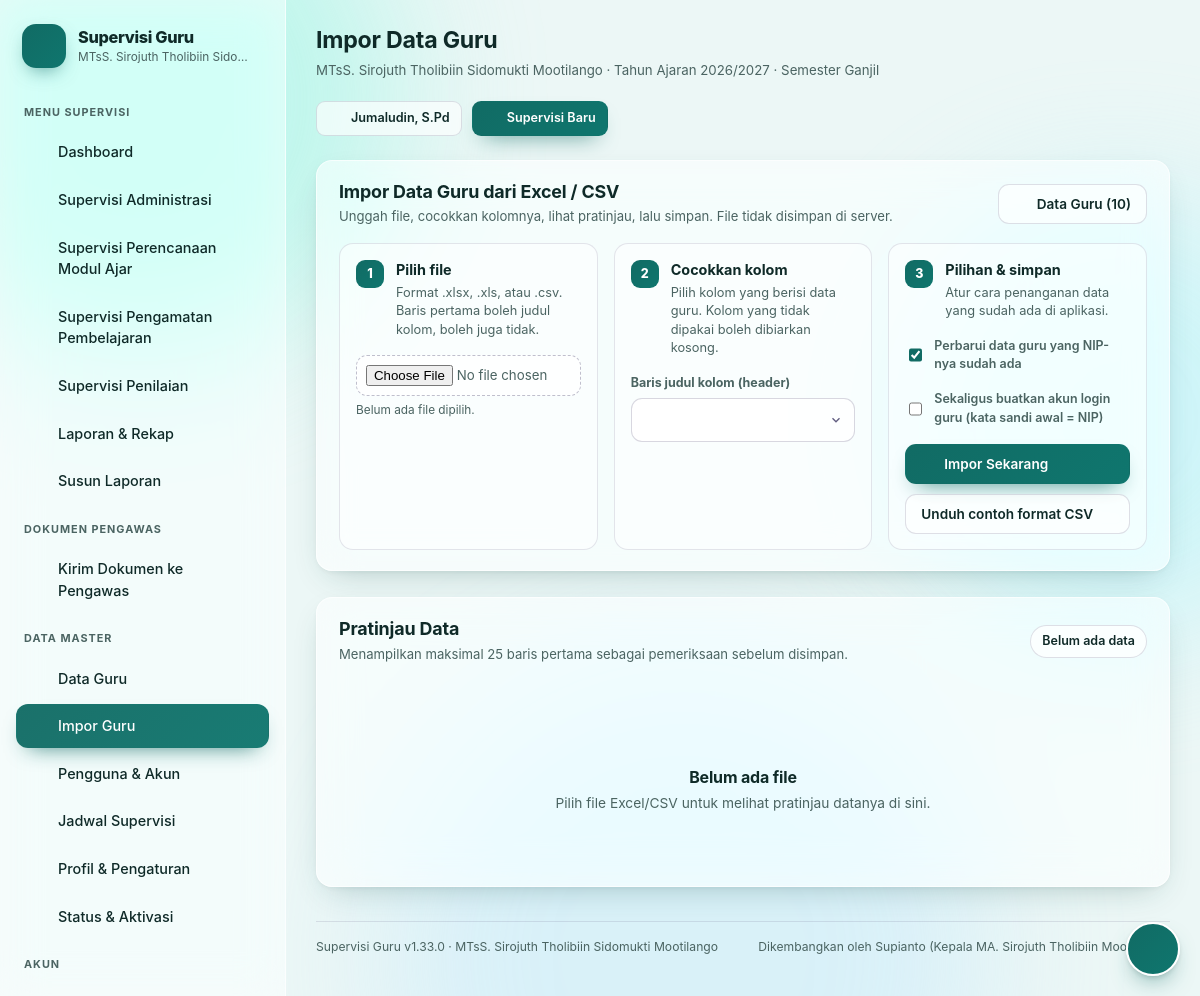
Page /guru_import.php (signed in) on the committed database.
### tables this page shows
CREATE TABLE sekolah (
            id INTEGER PRIMARY KEY AUTOINCREMENT,
            nama TEXT NOT NULL,
            npsn TEXT,
            alamat TEXT,
            kepala_sekolah TEXT,
            nip_kepala_sekolah TEXT,
            tahun_ajaran TEXT,
            semester TEXT,
            batas_a REAL NOT NULL DEFAULT 90,
            batas_b REAL NOT NULL DEFAULT 80,
            batas_c REAL NOT NULL DEFAULT 70,
            catatan TEXT,
            aktif INTEGER NOT NULL DEFAULT 1,
            dibuat TEXT
        , verifikasi TEXT NOT NULL DEFAULT "disetujui", kontak_nama TEXT, kontak_telepon TEXT, kontak_email TEXT, tanggal_daftar TEXT, alasan_tolak TEXT, jenis TEXT NOT NULL DEFAULT "umum", logo TEXT, aktivasi TEXT NOT NULL DEFAULT 'aktif', aktivasi_pada TEXT, aktif_sampai TEXT, aktivasi_ke INTEGER NOT NULL DEFAULT 1, nsm TEXT, desa TEXT, kecamatan TEXT, kabupaten TEXT, provinsi TEXT, telepon TEXT, email TEXT, website TEXT, uji_mulai TEXT);

CREATE TABLE instrumen (
                id INTEGER PRIMARY KEY AUTOINCREMENT,
                kode TEXT NOT NULL UNIQUE,
                nama TEXT NOT NULL,
                deskripsi TEXT,
                ikon TEXT,
                urutan INTEGER NOT NULL DEFAULT 0,
                aktif INTEGER NOT NULL DEFAULT 1
            );

CREATE TABLE users (
            id INTEGER PRIMARY KEY AUTOINCREMENT,
            username TEXT NOT NULL UNIQUE,
            password_hash TEXT NOT NULL,
            nama TEXT NOT NULL,
            role TEXT NOT NULL DEFAULT "guru",
            guru_id INTEGER REFERENCES guru(id) ON DELETE SET NULL,
            aktif INTEGER NOT NULL DEFAULT 1,
            login_terakhir TEXT,
            dibuat TEXT
        , sekolah_id INTEGER, foto TEXT, nip TEXT, asal TEXT);

### inc/layout.php (the view, shortened to what the rows shown need)
<?php
function ikon(string $name, int $size = 18): string
{
    $d = $p[$name] ?? $p['doc'];
    return '<svg class="ic" width="' . $size . '" height="' . $size . '" viewBox="0 0 24 24" fill="none" stroke="currentColor" stroke-width="1.7" stroke-linecap="round" stroke-linejoin="round" aria-hidden="true">' . $d . '</svg>';
}
function page_top(string $judul, string $menu = ''): void
{
    $u = current_user();
    $super = is_super();
    $pengawas = $u !== null && $u['role'] === 'pengawas';
    $admin = is_admin();
    $sekolah = current_sekolah();
    $binaanSaya = $pengawas ? sekolah_binaan((int) $u['id'], false) : [];
    $inst = $sekolah ? instrumen_list() : [];
    $script = $_SERVER['SCRIPT_NAME'] ?? '';
    $here = basename($script);
    $kodeAktif = $_GET['kode'] ?? '';
    if ($sekolah) {
        $subJudul = tetap_kata((string) $sekolah['nama']) . ' &middot; Tahun Ajaran ' . ($sekolah['tahun_ajaran'] ?: '-') . ' &middot; Semester ' . ($sekolah['semester'] ?: '-');
    } elseif ($pengawas) {
        $subJudul = 'Pengawas Sekolah &middot; ' . count($binaanSaya) . ' sekolah binaan';
    } elseif ($super) {
        $subJudul = 'Super Admin &middot; ' . jumlah_sekolah() . ' sekolah terdaftar';
    } else {
        $subJudul = '';
    }
    ?>
<!DOCTYPE html>
<html lang="id">
<head>
<link rel="stylesheet" href="assets/style.css?v=<?= e(APP_VERSION) ?>">
</head>
<body class="<?= e(tema_kelas()) ?>">
<button class="nav-toggle" id="navToggle" aria-label="Buka menu"><?= ikon('slider', 20) ?></button>
<aside class="sidebar" id="sidebar">
  <div class="brand">
    <div>
      <div class="brand-name"><?= e(APP_NAME) ?></div>
      <div class="brand-sub"><?= e($sekolah ? tetap_kata((string) $sekolah['nama']) : ($pengawas ? 'Pengawas Sekolah' : 'Super Admin — semua sekolah')) ?></div>
    </div>
  </div>
  <nav class="nav">
    <?php if ($pengawas): ?>
      <div class="nav-sec">Rekap Supervisi</div>
      <a class="nav-item <?= $here === 'index.php' && !$sekolah ? 'on' : '' ?>" href="index.php">
        <?= ikon('building') ?><span>Sekolah Binaan (<?= count($binaanSaya) ?>)</span>
      </a>
      <?php
      $jmlDokBinaan = dokumen_jumlah_binaan((int) $u['id']);
      $jmlDokMenunggu = dokumen_jumlah_status_binaan((int) $u['id'], 'menunggu');
      ?>
      <a class="nav-item <?= $here === 'dokumen_madrasah.php' ? 'on' : '' ?>" href="dokumen_madrasah.php">
        <?= ikon('doc') ?><span>Dokumen Madrasah</span>
        <?php if ($jmlDokMenunggu > 0): ?>
          <span class="pill pill-warn" style="margin-left:auto" title="Dokumen yang belum ditinjau"><?= (int) $jmlDokMenunggu ?> baru</span>
        <?php elseif ($jmlDokBinaan > 0): ?>
          <span class="pill pill-gray" style="margin-left:auto"><?= (int) $jmlDokBinaan ?></span>
        <?php endif; ?>
      </a>
      <?php if ($sekolah): ?>
        <a class="nav-item <?= in_array($here, ['laporan.php', 'supervisi_detail.php', 'cetak.php'], true) ? 'on' : '' ?>" href="laporan.php">
          <?= ikon('report') ?><span>Rekap <?= e(istilah_sekolah('Sekolah')) ?> Ini</span>
        </a>
        <a class="nav-item <?= in_array($here, ['jadwal.php', 'cetak_jadwal.php'], true) ? 'on' : '' ?>" href="jadwal.php">
          <?= ikon('calendar') ?><span>Jadwal Supervisi</span>
        </a>
        <a class="nav-item" href="laporan_export.php">
          <?= ikon('doc') ?><span>Unduh Rekap (CSV)</span>
        </a>
        <a class="nav-item <?= $here === 'aktivasi.php' ? 'on' : '' ?>" href="aktivasi.php">
          <?= ikon('key') ?><span>Status Aktivasi</span>
          <?php if (aktivasi_terbatas($sekolah)): ?><span class="pill <?= aktivasi_terkunci($sekolah) ? 'pill-err' : 'pill-warn' ?>" style="margin-left:auto"><?= e(aktivasi_pil_teks()) ?></span><?php endif; ?>
        </a>
      <?php endif; ?>
    <?php elseif ($sekolah && ($super || $u['role'] === 'admin')): ?>
      <?php foreach ($inst as $i): ?>
        <a class="nav-item <?= ($here === 'supervisi.php' || $here === 'supervisi_form.php') && $kodeAktif === $i['kode'] ? 'on' : '' ?>"
           href="supervisi.php?kode=<?= e((string) $i['kode']) ?>">
          <?= ikon((string) $i['ikon']) ?><span><?= e((string) $i['nama']) ?></span>
        </a>
      <?php endforeach; ?>
    <?php endif; ?>
  </nav>
</aside>
<main class="main">
  <header class="topbar">
    <div>
      <h1><?= e($judul) ?></h1>
      <p class="topbar-sub"><?= $subJudul ?></p>
    </div>
    <div class="topbar-actions">
      <a class="btn btn-ghost btn-sm" href="akun.php"><?= ikon('user', 16) ?> <?= e((string) ($u['nama'] ?? '')) ?></a>
      <?php if ($admin): ?>
        <a class="btn btn-primary btn-sm" href="supervisi_form.php?kode=pengamatan"><?= ikon('plus', 16) ?> Supervisi Baru</a>
      <?php endif; ?>
    </div>
  </header>
  <div class="content">
<?php
}
function page_bottom(): void
{
    $sekolah = current_sekolah();
    ?>
  </div>
  <footer class="foot">
    <span><?= e(APP_NAME) ?> v<?= e(APP_VERSION) ?> &middot; <?= e($sekolah ? tetap_kata((string) $sekolah['nama']) : 'Super Admin') ?></span>
    <span>Dikembangkan oleh <?= e(APP_AUTHOR) ?> (<?= e(APP_AUTHOR_JABATAN) ?>)</span>
  </footer>
</main>
</body>
</html>
<?php
}
    ?>

### rows in the picture
sekolah: nama "MTsS. Sirojuth Tholibiin Sido…", subJudul "MTsS. Sirojuth Tholibiin Sidomukti Mootilango · Tahun Ajaran 2026/2027 · Semester Ganjil", nama "MTsS. Sirojuth Tholibiin Sidomukti Mootilango"
instrumen: nama "Supervisi Administrasi"
instrumen: nama "Supervisi Perencanaan Modul Ajar"
instrumen: nama "Supervisi Pengamatan Pembelajaran"
instrumen: nama "Supervisi Penilaian"
users: nama "Jumaludin, S.Pd"

### other values in the picture
APP_NAME "Supervisi Guru"
$judul "Impor Data Guru"
$totalGuru "10"
APP_VERSION "1.33.0"
APP_AUTHOR "Supianto"
APP_AUTHOR_JABATAN "Kepala MA. Sirojuth Tholibiin Mootilango"
